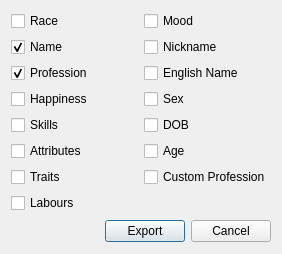
<?xml version="1.0" encoding="UTF-8"?>
<ui version="4.0">
 <class>exportDia</class>
 <widget class="QDialog" name="exportDia">
  <property name="enabled">
   <bool>true</bool>
  </property>
  <property name="geometry">
   <rect>
    <x>0</x>
    <y>0</y>
    <width>282</width>
    <height>254</height>
   </rect>
  </property>
  <property name="minimumSize">
   <size>
    <width>282</width>
    <height>254</height>
   </size>
  </property>
  <property name="maximumSize">
   <size>
    <width>282</width>
    <height>254</height>
   </size>
  </property>
  <property name="windowTitle">
   <string>Export</string>
  </property>
  <property name="windowIcon">
   <iconset resource="runesmith.qrc">
    <normaloff>:/Runesmith/Runesmith.bmp</normaloff>:/Runesmith/Runesmith.bmp</iconset>
  </property>
  <property name="sizeGripEnabled">
   <bool>false</bool>
  </property>
  <property name="modal">
   <bool>true</bool>
  </property>
  <layout class="QGridLayout" name="gridLayout">
   <item row="0" column="0">
    <widget class="QCheckBox" name="raceCB">
     <property name="text">
      <string>Race</string>
     </property>
    </widget>
   </item>
   <item row="0" column="1">
    <widget class="QCheckBox" name="moodCB">
     <property name="text">
      <string>Mood</string>
     </property>
    </widget>
   </item>
   <item row="1" column="0">
    <widget class="QCheckBox" name="nameCB">
     <property name="text">
      <string>Name</string>
     </property>
     <property name="checked">
      <bool>true</bool>
     </property>
    </widget>
   </item>
   <item row="1" column="1">
    <widget class="QCheckBox" name="nickCB">
     <property name="text">
      <string>Nickname</string>
     </property>
    </widget>
   </item>
   <item row="22" column="0" colspan="2">
    <layout class="QHBoxLayout">
     <property name="spacing">
      <number>6</number>
     </property>
     <property name="margin">
      <number>0</number>
     </property>
     <item>
      <spacer>
       <property name="orientation">
        <enum>Qt::Horizontal</enum>
       </property>
       <property name="sizeHint" stdset="0">
        <size>
         <width>131</width>
         <height>31</height>
        </size>
       </property>
      </spacer>
     </item>
     <item>
      <widget class="QPushButton" name="exportBtn">
       <property name="text">
        <string>Export</string>
       </property>
      </widget>
     </item>
     <item>
      <widget class="QPushButton" name="cancelButton">
       <property name="text">
        <string>Cancel</string>
       </property>
      </widget>
     </item>
    </layout>
   </item>
   <item row="9" column="0">
    <widget class="QCheckBox" name="labsCB">
     <property name="text">
      <string>Labours</string>
     </property>
    </widget>
   </item>
   <item row="7" column="0">
    <widget class="QCheckBox" name="attrCB">
     <property name="text">
      <string>Attributes</string>
     </property>
    </widget>
   </item>
   <item row="4" column="1">
    <widget class="QCheckBox" name="dobCB">
     <property name="text">
      <string>DOB</string>
     </property>
    </widget>
   </item>
   <item row="3" column="1">
    <widget class="QCheckBox" name="sexCB">
     <property name="text">
      <string>Sex</string>
     </property>
    </widget>
   </item>
   <item row="2" column="1">
    <widget class="QCheckBox" name="engCB">
     <property name="text">
      <string>English Name</string>
     </property>
    </widget>
   </item>
   <item row="4" column="0">
    <widget class="QCheckBox" name="skillsCB">
     <property name="text">
      <string>Skills</string>
     </property>
    </widget>
   </item>
   <item row="3" column="0">
    <widget class="QCheckBox" name="happCB">
     <property name="text">
      <string>Happiness</string>
     </property>
    </widget>
   </item>
   <item row="2" column="0">
    <widget class="QCheckBox" name="profCB">
     <property name="text">
      <string>Profession</string>
     </property>
     <property name="checked">
      <bool>true</bool>
     </property>
    </widget>
   </item>
   <item row="7" column="1">
    <widget class="QCheckBox" name="ageCB">
     <property name="text">
      <string>Age</string>
     </property>
    </widget>
   </item>
   <item row="8" column="0">
    <widget class="QCheckBox" name="traitCB">
     <property name="text">
      <string>Traits</string>
     </property>
    </widget>
   </item>
   <item row="8" column="1">
    <widget class="QCheckBox" name="cProfCB">
     <property name="text">
      <string>Custom Profession</string>
     </property>
    </widget>
   </item>
   <item row="10" column="0">
    <spacer name="verticalSpacer">
     <property name="orientation">
      <enum>Qt::Vertical</enum>
     </property>
     <property name="sizeHint" stdset="0">
      <size>
       <width>20</width>
       <height>40</height>
      </size>
     </property>
    </spacer>
   </item>
  </layout>
 </widget>
 <resources>
  <include location="runesmith.qrc"/>
 </resources>
 <connections>
  <connection>
   <sender>exportBtn</sender>
   <signal>clicked()</signal>
   <receiver>exportDia</receiver>
   <slot>accept()</slot>
   <hints>
    <hint type="sourcelabel">
     <x>278</x>
     <y>253</y>
    </hint>
    <hint type="destinationlabel">
     <x>96</x>
     <y>254</y>
    </hint>
   </hints>
  </connection>
  <connection>
   <sender>cancelButton</sender>
   <signal>clicked()</signal>
   <receiver>exportDia</receiver>
   <slot>reject()</slot>
   <hints>
    <hint type="sourcelabel">
     <x>369</x>
     <y>253</y>
    </hint>
    <hint type="destinationlabel">
     <x>179</x>
     <y>282</y>
    </hint>
   </hints>
  </connection>
 </connections>
</ui>
